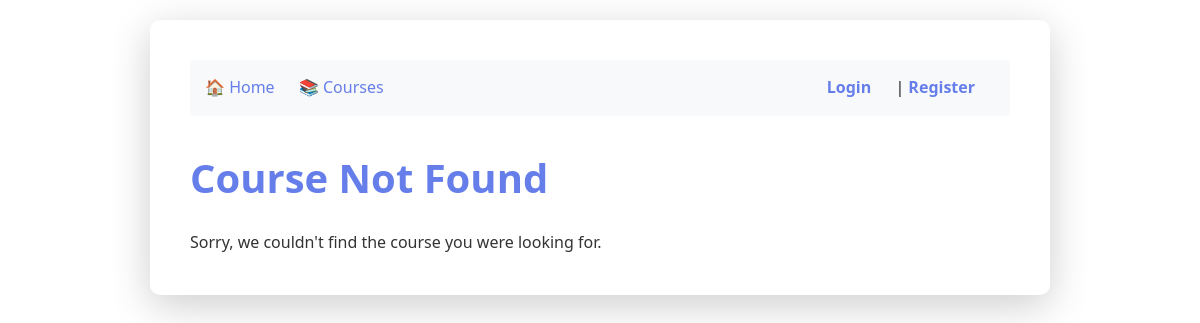
The app's page /course/7, older data.
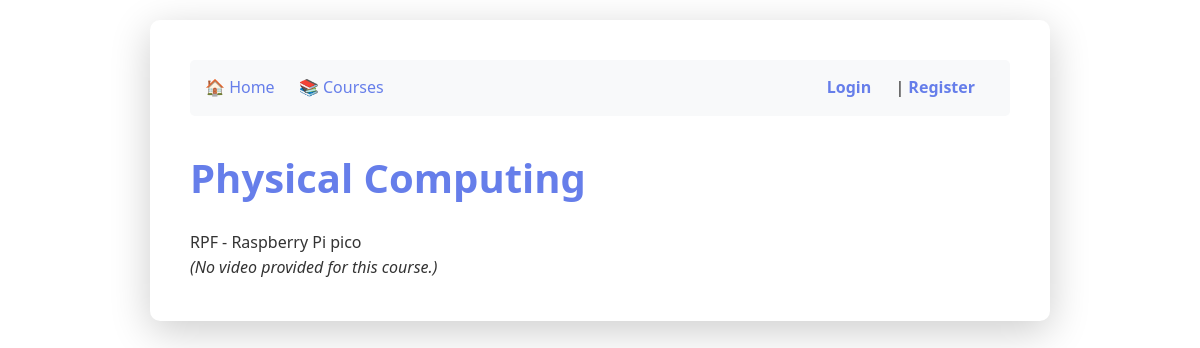
The same page, newer data.
### tables this page shows
CREATE TABLE courses (
                   id INTEGER PRIMARY KEY,
                   title TEXT NOT NULL,
                   description TEXT NOT NULL
               , video_url TEXT);

### routes/courses.py (the view)
    @app.route('/course/<int:course_id>')
    def course_details(course_id):
        conn = get_db_connection()
        course = conn.execute(
            'SELECT * FROM courses WHERE id = ?',
            (course_id,)
        ).fetchone()
        conn.close()
        user = session.get('username')
        admin = is_admin()
        embed_url = get_youtube_embed_url(course['video_url']) if course else None
        return render_template('course_detail.html', course=course, username=user, is_admin=admin, embed_url=embed_url)

### templates/course_detail.html (shortened to what this page needs)
{% extends "base.html" %}
{% block content %}
    {% if course %}
        <h1>{{ course.title }}</h1>
        <p>{{ course.description }}</p>
        {% if embed_url %}
            <div class="video-container" style="position: relative; padding-bottom: 56.25%; height: 0; overflow: hidden; max-width: 100%; background: #000;">
                <iframe
                    src="{{ embed_url }}"
                    style="position: absolute; top: 0; left: 0; width: 100%; height: 100%;"
                    frameborder="0"
                    allow="accelerometer; autoplay; clipboard-write; encrypted-media; gyroscope; picture-in-picture"
                    allowfullscreen>
                </iframe>
            </div>
        {% else %}
            <p><em>(No video provided for this course.)</em></p>
        {% endif %}
    {% else %}
        <h1>Course Not Found</h1>
        <p>Sorry, we couldn't find the course you were looking for.</p>
    {% endif %}
{% endblock %}

Row changes from the older to the newer data that the page shows:
added courses: title "Physical Computing", description "RPF - Raspberry Pi pico"
Text that changed along with them:
text no longer shown: "Course Not Found Sorry, we couldn't find the course you were looking for."
text now shown: "(No video provided for this course.)"
